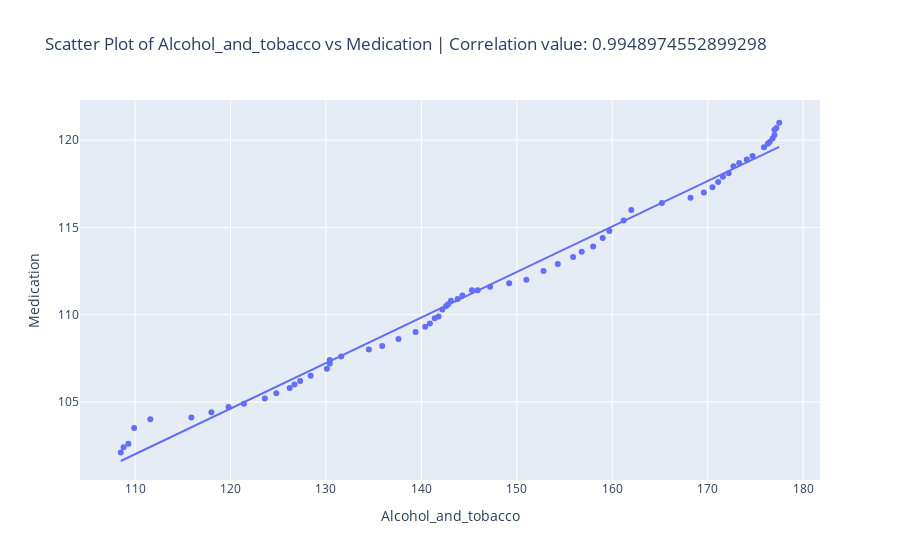

The cell this chart's notebook holds for it:
### Code cell
FIRST_INDEX = 1
SECOND_INDEX = 3
fig = px.scatter(
        merged_data,
        x=cpi_components[FIRST_INDEX],
        y=cpi_components[SECOND_INDEX],
        title=f'Scatter Plot of {cpi_components[FIRST_INDEX]} vs {cpi_components[SECOND_INDEX]} | Correlation value: {np.corrcoef(merged_data[cpi_components[FIRST_INDEX]], merged_data[cpi_components[SECOND_INDEX]])[0][1]}',
        labels={component: component, 'Rate': 'Inflation Rate'},
        trendline='ols'  # Add a trendline
    )
fig.show()

### Figure 1 — Plotly figure (JSON) as saved in the notebook; plotly's stock layout.template omitted (floating-point values rounded to 4 significant figures)
{"data": [{"hovertemplate": "Alcohol_and_tobacco=%{x}<br>Medication=%{y}<extra></extra>", "legendgroup": "", "marker": {"color": "#636efa", "symbol": "circle"}, "mode": "markers", "name": "", "orientation": "v", "showlegend": false, "type": "scatter", "x": [108.5, 108.8, 109.3, 109.9, 111.6, 115.9, 118, 119.8, 121.4, 123.6, 124.8, 126.2, 126.7, 127.3, 128.4, 130.1, 130.4, 130.4, 131.6, 134.5, 135.9, 137.6, 139.4, 140.4, 140.9, 141.4, 141.8, 142.2, 142.6, 142.8, 143.1, 143.8, 144.3, 145.3, 145.9, 147.2, 149.2, 151, 152.8, 154.3, 155.9, 156.8, 158, 159, 159.7, 161.2, 162, 165.2, 168.2, 169.6, 170.5, 171.1, 171.6, 172.2, 172.7, 173.3, 174.1, 174.7, 175.9, 176.3, 176.5, 176.8, 177, 177, 177.2, 177.5], "xaxis": "x", "y": [102.1, 102.4, 102.6, 103.5, 104, 104.1, 104.4, 104.7, 104.9, 105.2, 105.5, 105.8, 106, 106.2, 106.5, 106.9, 107.2, 107.4, 107.6, 108, 108.2, 108.6, 109, 109.3, 109.5, 109.8, 109.9, 110.3, 110.5, 110.6, 110.8, 110.9, 111.1, 111.4, 111.4, 111.6, 111.8, 112, 112.5, 112.9, 113.3, 113.6, 113.9, 114.4, 114.8, 115.4, 116, 116.4, 116.7, 117, 117.3, 117.6, 117.9, 118.1, 118.5, 118.7, 118.9, 119.1, 119.6, 119.8, 119.9, 120.1, 120.3, 120.6, 120.7, 121], "yaxis": "y"}, {"hovertemplate": "<b>OLS trendline</b><br>Medication = 0.261028 * Alcohol_and_tobacco + 73.29<br>R<sup>2</sup>=0.989821<br><br>Alcohol_and_tobacco=%{x}<br>Medication=%{y} <b>(trend)</b><extra></extra>", "legendgroup": "", "marker": {"color": "#636efa", "symbol": "circle"}, "mode": "lines", "name": "", "showlegend": false, "type": "scatter", "x": [108.5, 108.8, 109.3, 109.9, 111.6, 115.9, 118, 119.8, 121.4, 123.6, 124.8, 126.2, 126.7, 127.3, 128.4, 130.1, 130.4, 130.4, 131.6, 134.5, 135.9, 137.6, 139.4, 140.4, 140.9, 141.4, 141.8, 142.2, 142.6, 142.8, 143.1, 143.8, 144.3, 145.3, 145.9, 147.2, 149.2, 151, 152.8, 154.3, 155.9, 156.8, 158, 159, 159.7, 161.2, 162, 165.2, 168.2, 169.6, 170.5, 171.1, 171.6, 172.2, 172.7, 173.3, 174.1, 174.7, 175.9, 176.3, 176.5, 176.8, 177, 177, 177.2, 177.5], "xaxis": "x", "y": [101.6, 101.7, 101.8, 102.0, 102.4, 103.5, 104.1, 104.6, 105.0, 105.6, 105.9, 106.2, 106.4, 106.5, 106.8, 107.2, 107.3, 107.3, 107.6, 108.4, 108.8, 109.2, 109.7, 109.9, 110.1, 110.2, 110.3, 110.4, 110.5, 110.6, 110.6, 110.8, 111.0, 111.2, 111.4, 111.7, 112.2, 112.7, 113.2, 113.6, 114.0, 114.2, 114.5, 114.8, 115.0, 115.4, 115.6, 116.4, 117.2, 117.6, 117.8, 118.0, 118.1, 118.2, 118.4, 118.5, 118.7, 118.9, 119.2, 119.3, 119.4, 119.4, 119.5, 119.5, 119.5, 119.6], "yaxis": "y"}], "layout": {"legend": {"tracegroupgap": 0}, "title": {"text": "Scatter Plot of Alcohol_and_tobacco vs Medication | Correlation value: 0.9948974552899298"}, "xaxis": {"anchor": "y", "domain": [0, 1], "title": {"text": "Alcohol_and_tobacco"}}, "yaxis": {"anchor": "x", "domain": [0, 1], "title": {"text": "Medication"}}}}
